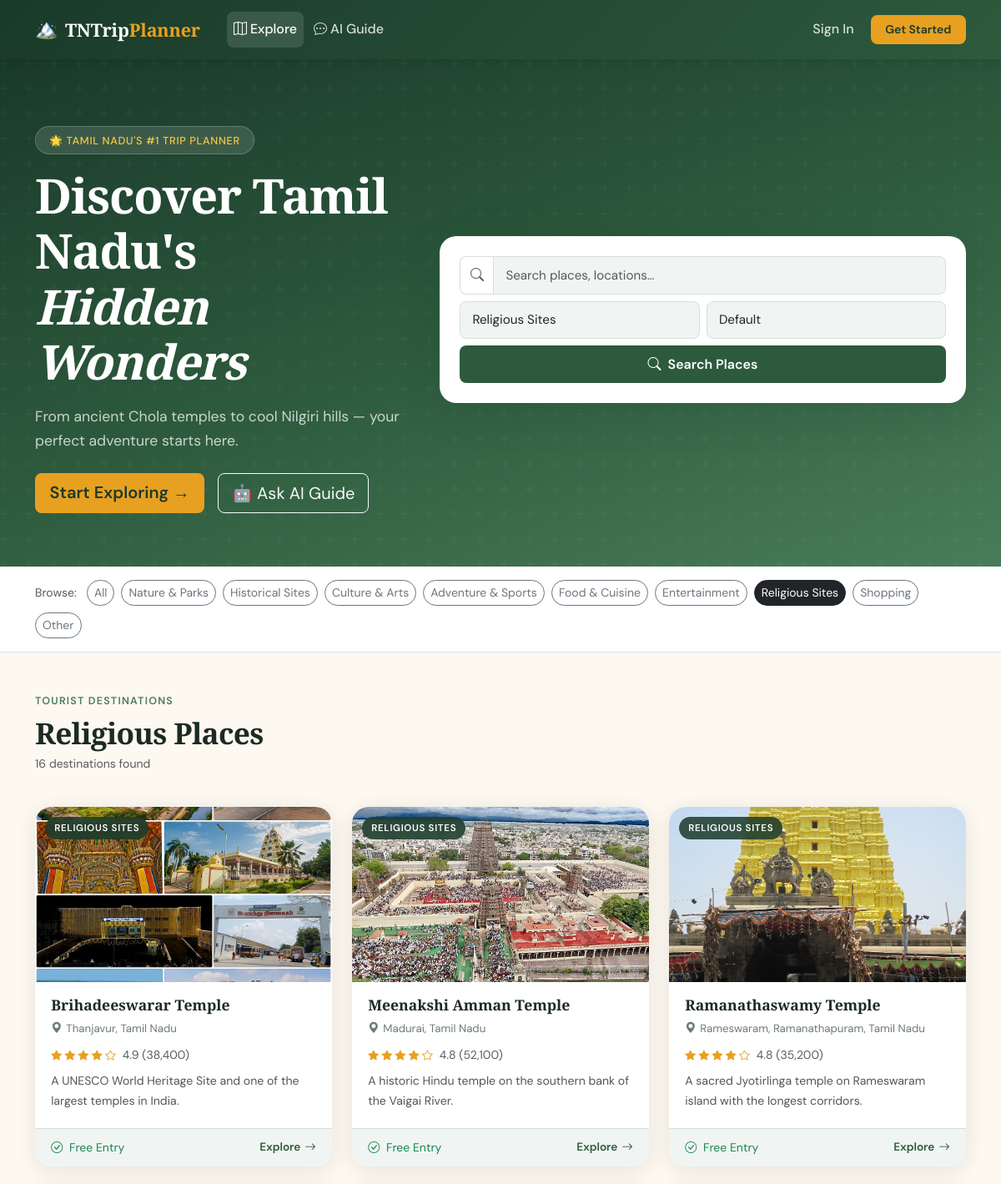
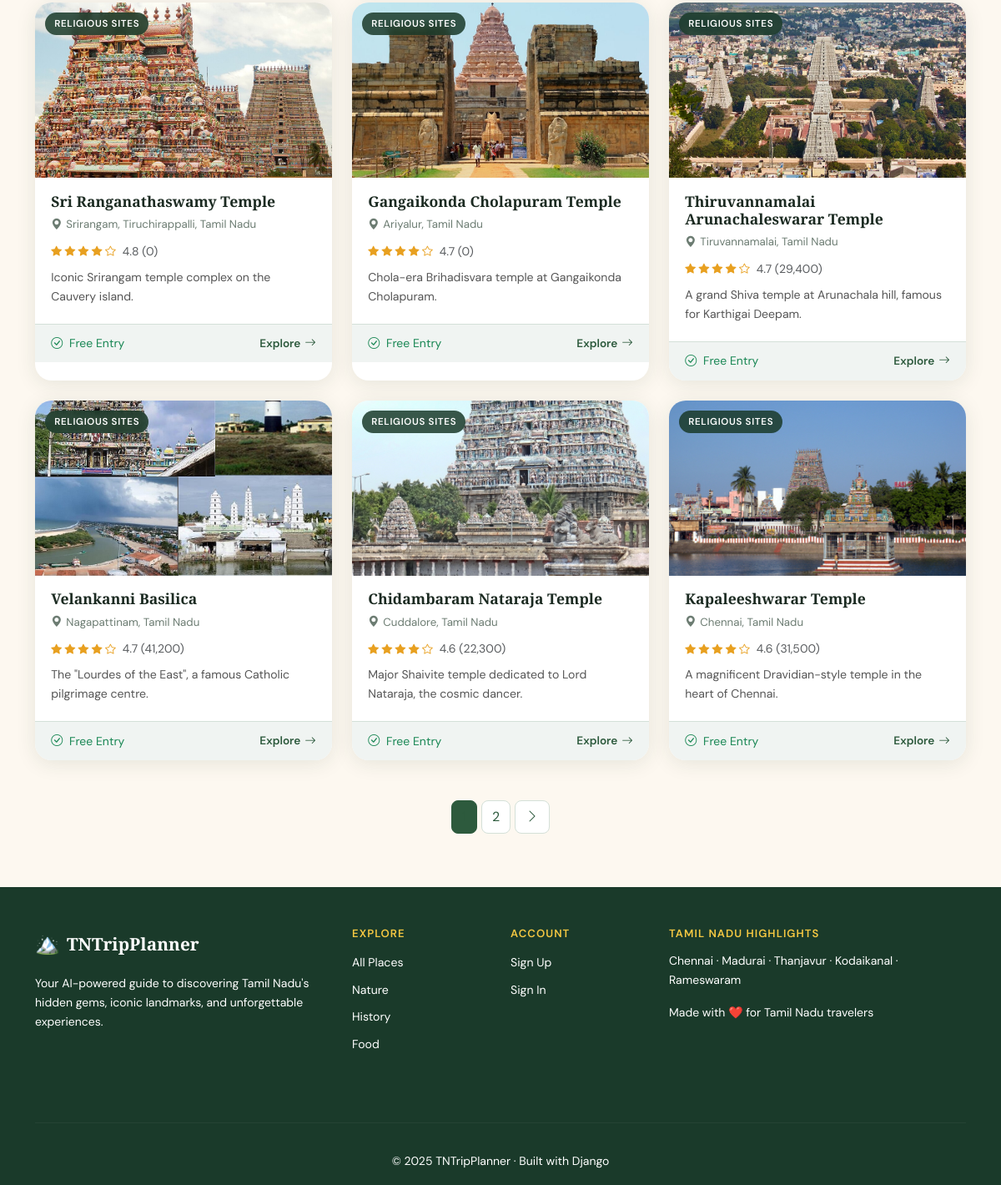
The page /places/?category=religious on the database its author committed (2 pictures, top to bottom).
### apps/places/models.py (models this page shows, shortened)
class TouristPlace(models.Model):
    name = models.CharField(_("name"), max_length=200, db_index=True)
    slug = models.SlugField(_("slug"), max_length=220, unique=True, blank=True)
    location = models.CharField(_("location"), max_length=300, db_index=True)
    state = models.CharField(_("state"), max_length=100, default="Tamil Nadu", db_index=True)
    category = models.CharField(
        _("category"),
        max_length=30,
        choices=Category.choices,
        default=Category.OTHER,
        db_index=True,
    )
    description = models.TextField(_("description"))
    short_description = models.CharField(_("short description"), max_length=300, blank=True)
    rating = models.DecimalField(
        _("rating"),
        max_digits=3,
        decimal_places=1,
        default=3.0,
        validators=[MinValueValidator(1.0), MaxValueValidator(5.0)],
    )
    rating_count = models.PositiveIntegerField(_("rating count"), default=0)
    image = models.ImageField(
        _("image"),
        upload_to="places/%Y/%m/",
        null=True,
        blank=True,
    )
    image_alt = models.CharField(_("image alt text"), max_length=200, blank=True)
    address = models.CharField(_("address"), max_length=400, blank=True)
    latitude = models.DecimalField(max_digits=9, decimal_places=6, null=True, blank=True)
    longitude = models.DecimalField(max_digits=9, decimal_places=6, null=True, blank=True)
    website = models.URLField(_("website"), blank=True)
    phone = models.CharField(_("phone"), max_length=20, blank=True)
    entry_fee = models.DecimalField(
        _("entry fee ($)"),
        max_digits=8,
        decimal_places=2,
        null=True,
        blank=True,
        help_text=_("Leave blank if free."),
    )
    favorited_by = models.ManyToManyField(
        settings.AUTH_USER_MODEL,
        related_name="favorite_places",
        blank=True,
        verbose_name=_("favorited by"),
    )
    is_featured = models.BooleanField(_("featured"), default=False, db_index=True)
    is_active = models.BooleanField(_("active"), default=True, db_index=True)
    created_at = models.DateTimeField(auto_now_add=True)
    updated_at = models.DateTimeField(auto_now=True)
    class Meta:
        verbose_name = _("tourist place")
        verbose_name_plural = _("tourist places")
        ordering = ["-is_featured", "-rating", "name"]
        indexes = [
            models.Index(fields=["name", "location"]),
            models.Index(fields=["category", "is_active"]),
            models.Index(fields=["is_featured", "rating"]),
        ]
        constraints = [
            UniqueConstraint(Lower("name"), name="uniq_place_name_ci"),
        ]
    def get_absolute_url(self):
        return reverse("places:detail", kwargs={"slug": self.slug})
    @property
    def image_url(self) -> str:
        if self.image:
            return self.image.url
    @property
    def is_free(self) -> bool:
        return self.entry_fee is None or self.entry_fee == 0
    @property
    def star_range(self):
        return range(1, 6)

### apps/places/views.py (the view)
# urls.py: path("", views.PlaceListView.as_view(), name="list"),
class PlaceListView(ListView):
    model = TouristPlace
    template_name = "places/list.html"
    context_object_name = "places"
    def get_queryset(self):
        self.form = PlaceSearchForm(self.request.GET)
        q = self.request.GET.get("q", "").strip()
        category = self.request.GET.get("category", "").strip()
        ordering = self.request.GET.get("ordering", "").strip()
        self.is_unfiltered = not q and not category and not ordering
        qs = services.search_and_filter_places(query=q, category=category, ordering=ordering)
        if self.is_unfiltered:
            self.featured_qs = services.get_featured_places(3)
            qs = qs.exclude(pk__in=self.featured_qs.values_list("pk", flat=True))
        else:
            self.featured_qs = services.get_featured_places(0)
        return qs
    def get_context_data(self, **kwargs):
        ctx = super().get_context_data(**kwargs)
        qs = self.get_queryset()
        page = self.request.GET.get("page", 1)
        ctx["page_obj"] = services.paginate_queryset(qs, page)
        ctx["places"] = ctx["page_obj"]  # override the list with paginated result
        ctx["form"] = PlaceSearchForm(self.request.GET)
        ctx["categories"] = Category.choices
        ctx["featured"] = getattr(self, "featured_qs", services.get_featured_places(3))
        ctx["total_count"] = qs.count()
        ctx["current_q"] = self.request.GET.get("q", "")
        ctx["current_category"] = self.request.GET.get("category", "")
        return ctx

### apps/places/forms.py
class PlaceSearchForm(forms.Form):
    q = forms.CharField(
        required=False,
        label="Search",
        widget=forms.TextInput(attrs={
            "class": "form-control",
            "placeholder": "Search places, locations…",
            "aria-label": "Search places",
        }),
    )
    category = forms.ChoiceField(
        required=False,
        label="Category",
        choices=[("", "All Categories")] + list(Category.choices),
        widget=forms.Select(attrs={"class": "form-select"}),
    )
    ordering = forms.ChoiceField(
        required=False,
        label="Sort by",
        choices=[
            ("", "Default"),
            ("rating", "Highest Rated"),
            ("name", "Name A–Z"),
            ("newest", "Newest"),
            ("featured", "Featured First"),
        ],
        widget=forms.Select(attrs={"class": "form-select"}),
    )

### apps/places/services.py (called while the page is built, shortened)
def get_active_places() -> QuerySet:
    return (
        TouristPlace.objects
        .filter(is_active=True)
        .prefetch_related("favorited_by")
    )

def search_and_filter_places(
    query: str = "",
    category: str = "",
    ordering: str = "",
) -> QuerySet:
    qs = get_active_places()
    if category and category in Category.values:
        qs = qs.filter(category=category)
    ordering_map = {
        "rating": "-rating",
        "name": "name",
        "newest": "-created_at",
        "featured": "-is_featured",
    }
    if ordering in ordering_map:
        qs = qs.order_by(ordering_map[ordering])
    return qs

def paginate_queryset(qs: QuerySet, page: int, per_page: int = PER_PAGE):
    paginator = Paginator(qs, per_page)
    try:
        return paginator.page(page)
    except PageNotAnInteger:
        return paginator.page(1)
    except EmptyPage:
        return paginator.page(paginator.num_pages)

def get_featured_places(limit: int = 3) -> QuerySet:
    return get_active_places().filter(is_featured=True)[:limit]

### templates/places/list.html (shortened to what this page needs)
{% extends "base.html" %}
{% load static humanize %}
{% block content %}
<section class="tn-hero">
  <div class="container position-relative" style="z-index:2;">
    <div class="row align-items-center g-5">
      <div class="col-lg-5">
        <div class="hero-badge">🌟 Tamil Nadu's #1 Trip Planner</div>
        <h1>Discover Tamil Nadu's<br><em>Hidden Wonders</em></h1>
        <p class="hero-sub">From ancient Chola temples to cool Nilgiri hills — your perfect adventure starts here.</p>
        {% if not user.is_authenticated %}
        <div class="d-flex gap-3 mt-4 flex-wrap">
          <a href="{% url 'users:register' %}" class="btn btn-accent btn-lg">Start Exploring →</a>
          <a href="{% url 'chatbot:chat' %}" class="btn btn-outline-light btn-lg">🤖 Ask AI Guide</a>
        </div>
        {% endif %}
      </div>
      <div class="col-lg-7">
        <div class="search-card">
          <form method="get" action="{% url 'places:list' %}">
            <div class="row g-2">
              <div class="col-12">
                <div class="input-group">
                  <span class="input-group-text bg-transparent border-end-0" style="border:1.5px solid var(--tn-border);border-right:none;border-radius:8px 0 0 8px;">
                    <i class="bi bi-search text-muted"></i>
                  </span>
                  {{ form.q }}
                </div>
              </div>
              <div class="col-sm-6">{{ form.category }}</div>
              <div class="col-sm-6">{{ form.ordering }}</div>
              <div class="col-12">
                <button type="submit" class="btn btn-search w-100">
                  <i class="bi bi-search me-2"></i>Search Places
                </button>
              </div>
            </div>
          </form>
        </div>
      </div>
    </div>
  </div>
</section>
<section class="py-3 bg-white border-bottom">
  <div class="container">
    <div class="d-flex gap-2 flex-wrap align-items-center">
      <span class="text-muted small fw-500 me-1">Browse:</span>
      <a href="{% url 'places:list' %}"
         class="btn btn-sm {% if not current_category %}btn-dark{% else %}btn-outline-secondary{% endif %} rounded-pill">
        All
      </a>
      {% for val, label in categories %}
      <a href="{% url 'places:list' %}?category={{ val }}{% if request.GET.q %}&q={{ request.GET.q }}{% endif %}"
         class="btn btn-sm {% if current_category == val %}btn-dark{% else %}btn-outline-secondary{% endif %} rounded-pill">
        {{ label }}
      </a>
      {% endfor %}
    </div>
  </div>
</section>
<section class="py-5">
  <div class="container">
    <div class="d-flex justify-content-between align-items-center mb-4 flex-wrap gap-3">
      <div>
        <div class="section-eyebrow">Tourist Destinations</div>
        <h2 class="section-title mb-0">
          {% if current_q %}
            Results for "<em>{{ current_q }}</em>"
          {% elif current_category %}
            {{ current_category|capfirst }} Places
          {% else %}
            Explore Tamil Nadu
          {% endif %}
        </h2>
        <p class="text-muted small mt-1">
          {{ total_count|intcomma }} destination{{ total_count|pluralize }} found
        </p>
      </div>
    </div>
    {% if places %}
    <div class="row g-4" id="places-grid">
      {% for place in places %}
      <div class="col-sm-6 col-lg-4">
        <div class="place-card position-relative">
          <div class="card-img-wrap">
            <img src="{{ place.image_url }}" alt="{{ place.image_alt|default:place.name }}" loading="lazy" />
            <span class="category-badge">{{ place.get_category_display }}</span>
          </div>
          <div class="card-body">
            <h5 class="card-title">{{ place.name }}</h5>
            <p class="card-location"><i class="bi bi-geo-alt-fill"></i>{{ place.location }}</p>
            <div class="d-flex align-items-center gap-2 mb-2">
              <span class="rating-stars">
                {% for i in place.star_range %}
                  {% if i <= place.rating %}<i class="bi bi-star-fill"></i>{% else %}<i class="bi bi-star"></i>{% endif %}
                {% endfor %}
              </span>
              <span class="small text-muted">{{ place.rating }} ({{ place.rating_count|intcomma }})</span>
            </div>
            <p class="card-text">{{ place.short_description|default:place.description }}</p>
          </div>
          <div class="card-footer">
            <span class="small {% if place.is_free %}text-success{% else %}text-muted{% endif %}">
              <i class="bi bi-{% if place.is_free %}check-circle{% else %}currency-dollar{% endif %} me-1"></i>
              {% if place.is_free %}Free Entry{% else %}${{ place.entry_fee }}{% endif %}
            </span>
            <a href="{{ place.get_absolute_url }}" class="btn-card-link">
              Explore <i class="bi bi-arrow-right"></i>
            </a>
          </div>
        </div>
      </div>
      {% endfor %}
    </div>
    {% if page_obj.has_other_pages %}
    <nav class="mt-5 d-flex justify-content-center" aria-label="Places pagination">
      <ul class="pagination tn-pagination gap-1">
        {% for num in page_obj.paginator.page_range %}
          {% if page_obj.number == num %}
            <li class="page-item active"><span class="page-link">{{ num }}</span></li>
          {% elif num > page_obj.number|add:'-3' and num < page_obj.number|add:'3' %}
            <li class="page-item">
              <a class="page-link" href="?page={{ num }}{% if current_q %}&q={{ current_q }}{% endif %}{% if current_category %}&category={{ current_category }}{% endif %}">{{ num }}</a>
            </li>
          {% endif %}
        {% endfor %}
        {% if page_obj.has_next %}
        <li class="page-item">
          <a class="page-link" href="?page={{ page_obj.next_page_number }}{% if current_q %}&q={{ current_q }}{% endif %}{% if current_category %}&category={{ current_category }}{% endif %}">
            <i class="bi bi-chevron-right"></i>
          </a>
        </li>
        {% endif %}
      </ul>
    </nav>
    {% endif %}
    {% endif %}
  </div>
</section>
{% endblock %}

### rows shown on the page
TouristPlace: image_url (picture), category "RELIGIOUS SITES", name "Brihadeeswarar Temple", location "Thanjavur, Tamil Nadu", rating "4.9", rating_count "38,400", short_description "A UNESCO World Heritage Site and one of the largest temples in India.", shows "Free Entry"
TouristPlace: image_url (picture), category "RELIGIOUS SITES", name "Meenakshi Amman Temple", location "Madurai, Tamil Nadu", rating "4.8", rating_count "52,100", short_description "A historic Hindu temple on the southern bank of the Vaigai River.", shows "Free Entry"
TouristPlace: image_url (picture), category "RELIGIOUS SITES", name "Ramanathaswamy Temple", location "Rameswaram, Ramanathapuram, Tamil Nadu", rating "4.8", rating_count "35,200", short_description "A sacred Jyotirlinga temple on Rameswaram island with the longest corridors.", shows "Free Entry"
TouristPlace: image_url (picture), category "RELIGIOUS SITES", name "Sri Ranganathaswamy Temple", location "Srirangam, Tiruchirappalli, Tamil Nadu", rating "4.8", rating_count "0", short_description "Iconic Srirangam temple complex on the Cauvery island.", shows "Free Entry"
TouristPlace: image_url (picture), category "RELIGIOUS SITES", name "Gangaikonda Cholapuram Temple", location "Ariyalur, Tamil Nadu", rating "4.7", rating_count "0", short_description "Chola-era Brihadisvara temple at Gangaikonda Cholapuram.", shows "Free Entry"
TouristPlace: image_url (picture), category "RELIGIOUS SITES", name "Thiruvannamalai Arunachaleswarar Temple", location "Tiruvannamalai, Tamil Nadu", rating "4.7", rating_count "29,400", short_description "A grand Shiva temple at Arunachala hill, famous for Karthigai Deepam.", shows "Free Entry"
TouristPlace: image_url (picture), category "RELIGIOUS SITES", name "Velankanni Basilica", location "Nagapattinam, Tamil Nadu", rating "4.7", rating_count "41,200", short_description "The \"Lourdes of the East\", a famous Catholic pilgrimage centre.", shows "Free Entry"
TouristPlace: image_url (picture), category "RELIGIOUS SITES", name "Chidambaram Nataraja Temple", location "Cuddalore, Tamil Nadu", rating "4.6", rating_count "22,300", short_description "Major Shaivite temple dedicated to Lord Nataraja, the cosmic dancer.", shows "Free Entry"
TouristPlace: image_url (picture), category "RELIGIOUS SITES", name "Kapaleeshwarar Temple", location "Chennai, Tamil Nadu", rating "4.6", rating_count "31,500", short_description "A magnificent Dravidian-style temple in the heart of Chennai.", shows "Free Entry"

### other values the page prints
{{ label }} "Nature & Parks" "Historical Sites" "Culture & Arts" "Adventure & Sports" "Food & Cuisine" "Entertainment" "Religious Sites" "Shopping" "Other"
{{ current_category|capfirst }} "Religious"
{{ total_count|intcomma }} "16"
{{ num }} "2"
